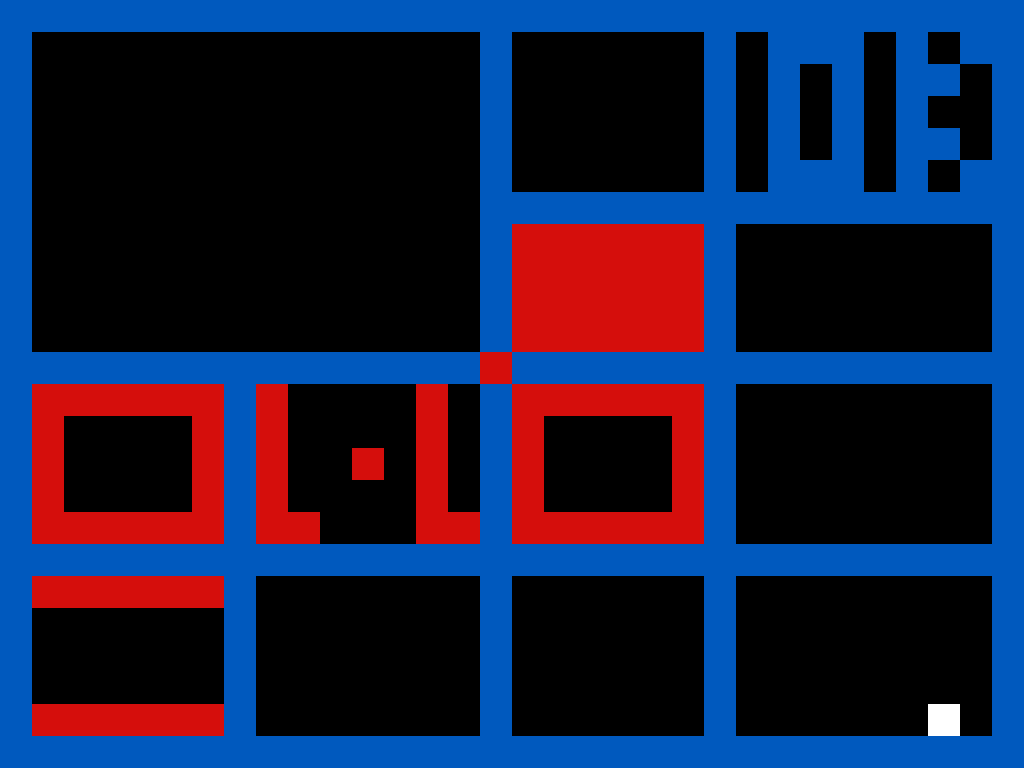

Below is a game level as drawn by its tile map, then a one-line description and the .tmx that defines it (tile-layer data replaced by summaries):
An orthogonal 32x24 tile map with 32x32 px tiles, 1 tile layer (Main Tiles) and 48 objects (22x solid, 9x tpStart, 8x tpEnd, 5x damage, player, ...).

<map version="2017.05.26" orientation="orthogonal" renderorder="right-down" width="32" height="24" tilewidth="32" tileheight="32" nextobjectid="57">
 <tileset firstgid="1" source="tileset.tsx" />
 <layer name="Main Tiles" width="32" height="24">
  <data>[768 cells, 339 non-empty, 3 distinct tile ids]</data>
 </layer>
 <objectgroup name="Main Objects">
  <object id="1" name="solid" x="0" y="0" width="1024" height="32" />
  <object id="2" name="solid" x="0" y="736" width="1024" height="32" />
  <object id="3" name="solid" x="32" y="544" width="1024" height="32" />
  <object id="4" name="solid" x="0" y="352" width="1024" height="32" />
  <object id="5" name="solid" x="480" y="192" width="544" height="32" />
  <object id="6" name="solid" x="480" y="32" width="32" height="160" />
  <object id="7" name="solid" x="704" y="32" width="32" height="160" />
  <object id="8" name="solid" x="992" y="32" width="32" height="160" />
  <object id="9" name="solid" x="992" y="576" width="32" height="160" />
  <object id="10" name="solid" x="704" y="576" width="32" height="160" />
  <object id="11" name="solid" x="480" y="576" width="32" height="160" />
  <object id="12" name="solid" x="224" y="576" width="32" height="160" />
  <object id="13" name="solid" x="0" y="576" width="32" height="160" />
  <object id="14" name="solid" x="0" y="384" width="32" height="160" />
  <object id="15" name="solid" x="224" y="384" width="32" height="160" />
  <object id="16" name="solid" x="992" y="384" width="32" height="160" />
  <object id="17" name="solid" x="704" y="224" width="32" height="128" />
  <object id="18" name="solid" x="480" y="224" width="32" height="128" />
  <object id="19" name="solid" x="992" y="224" width="32" height="128" />
  <object id="20" name="solid" x="704" y="384" width="32" height="160" />
  <object id="21" name="solid" x="480" y="384" width="32" height="160" />
  <object id="22" name="solid" x="0" y="32" width="32" height="320" />
  <object id="24" name="player" x="64" y="288" width="32" height="32" />
  <object id="25" name="end" x="928" y="704" width="32" height="32" />
  <object id="27" name="key" x="672" y="704" width="32" height="32" />
  <object id="28" name="dead1" type="tpStart" x="768" y="480" width="32" height="32" />
  <object id="29" name="second" type="tpStart" x="928" y="480" width="32" height="32" />
  <object id="30" name="dead1" type="tpStart" x="288" y="672" width="32" height="32" />
  <object id="31" name="reallyEnd" type="tpStart" x="416" y="672" width="32" height="32" />
  <object id="32" x="128" y="448" width="32" height="32" />
  <object id="33" name="endTp" type="tpStart" x="640" y="128" width="32" height="32" />
  <object id="34" name="spawn" type="tpStart" x="928" y="288" width="32" height="32" />
  <object id="35" name="keyTp" type="tpStart" x="768" y="288" width="32" height="32" />
  <object id="37" name="first" type="tpStart" x="384" y="288" width="32" height="32" />
  <object id="38" name="first" type="tpEnd" x="832" y="416" width="32" height="32" />
  <object id="39" name="dead1" type="tpEnd" x="128" y="640" width="32" height="32" />
  <object id="40" name="damage" x="32" y="704" width="192" height="32" />
  <object id="41" name="damage" x="512" y="512" width="192" height="32" />
  <object id="42" name="damage" x="512" y="384" width="192" height="32" />
  <object id="43" name="damage" x="32" y="576" width="192" height="32" />
  <object id="44" name="second" type="tpEnd" x="832" y="256" width="32" height="32" />
  <object id="48" name="spawn" type="tpEnd" x="64" y="224" width="32" height="32" />
  <object id="49" name="last" type="tpStart" x="544" y="672" width="32" height="32" />
  <object id="50" name="keyTp" type="tpEnd" x="608" y="640" width="32" height="32" />
  <object id="52" name="last" type="tpEnd" x="352" y="640" width="32" height="32" />
  <object id="53" name="reallyEnd" type="tpEnd" x="544" y="64" width="32" height="32" />
  <object id="54" name="endTp" type="tpEnd" x="768" y="672" width="32" height="32" />
  <object id="56" name="damage" x="32" y="512" width="192" height="32" />
 </objectgroup>
</map>
